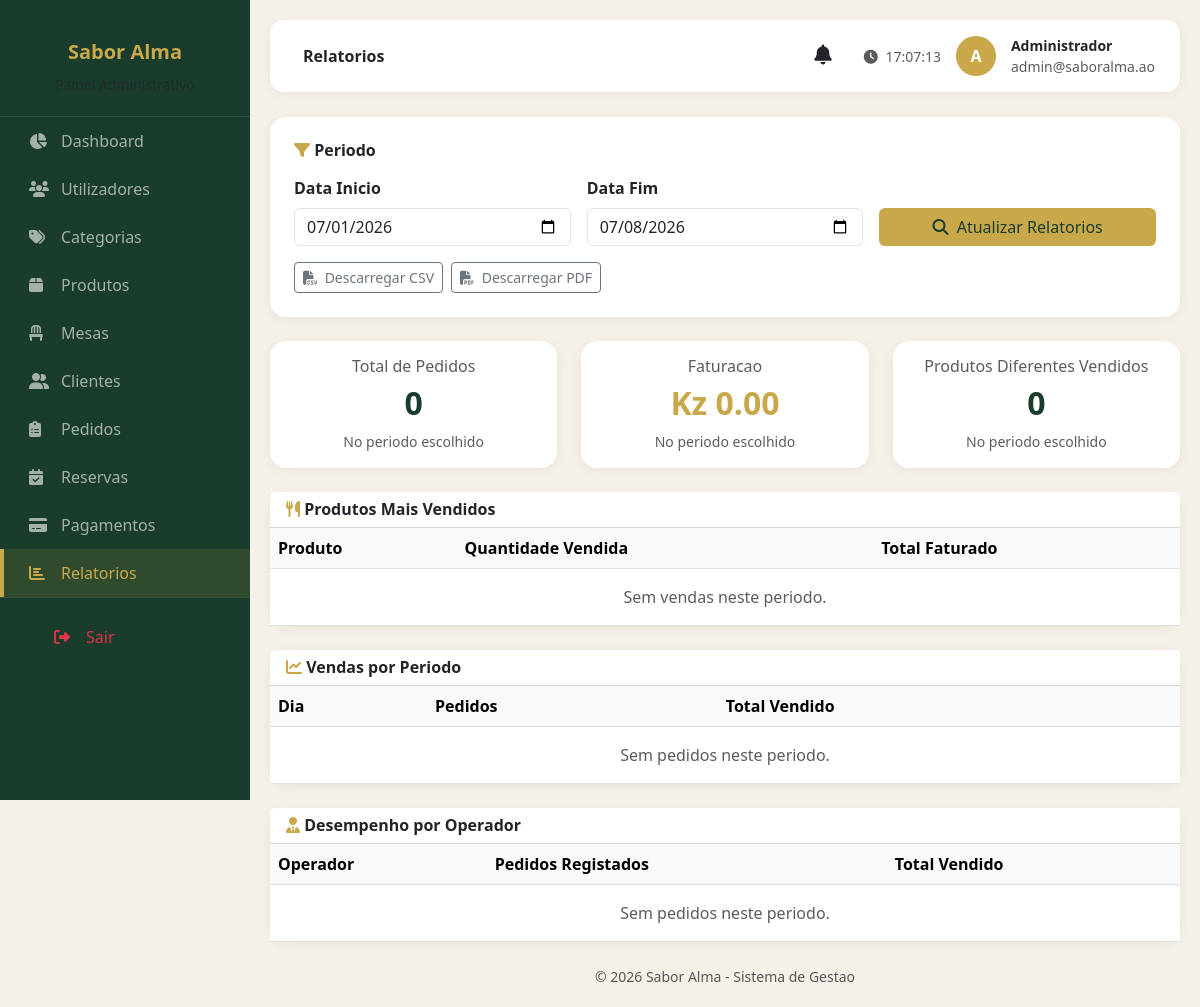
/views/admin/relatorios.php (signed in), run on the app's committed database.
### tables this page shows
CREATE TABLE utilizadores (
    id INT AUTO_INCREMENT PRIMARY KEY,
    perfil_id INT NOT NULL,
    nome VARCHAR(100) NOT NULL,
    email VARCHAR(150) NOT NULL UNIQUE,
    senha VARCHAR(255) NOT NULL,
    telefone VARCHAR(20),
    estado ENUM('Ativo', 'Inativo') NOT NULL DEFAULT 'Ativo',
    token_recuperacao VARCHAR(100),
    token_recuperacao_expira DATETIME,
    lembrar_selector VARCHAR(20),
    lembrar_validador_hash VARCHAR(64),
    lembrar_expira DATETIME,
    criado_em DATETIME NOT NULL DEFAULT CURRENT_TIMESTAMP,
    FOREIGN KEY (perfil_id) REFERENCES perfis(id) ON DELETE RESTRICT
);

### config/Sessao.php (called while the page is built, shortened)
<?php
class Sessao
{
    public static function utilizadorAtual(): ?array
    {
        return $_SESSION['utilizador'] ?? null;
    }
    public static function exigirPerfil(string ...$perfis): array
    {
        $utilizador = self::utilizadorAtual();
        return $utilizador;
    }
}

### models/Model.php (called while the page is built, shortened)
<?php
abstract class Model
{
    protected PDO $pdo;
    protected string $tabela;
    public function __construct()
    {
        $this->pdo = Database::getConexao();
    }
    public function buscarPorId(int $id): array|false
    {
        $stmt = $this->pdo->prepare("SELECT * FROM {$this->tabela} WHERE id = ?");
        $stmt->execute([$id]);
        return $stmt->fetch();
    }
}

### config/Database.php (called while the page is built, shortened)
<?php
class Database
{
    private static ?PDO $conexao = null;
    public static function getConexao(): PDO
    {
        if (self::$conexao === null) {
            $config = require __DIR__ . '/config.php';
            $dsn = "mysql:host={$config['host']};dbname={$config['nome']};charset={$config['charset']}";
            self::$conexao = new PDO($dsn, $config['utilizador'], $config['senha'], [
                PDO::ATTR_ERRMODE => PDO::ERRMODE_EXCEPTION,
                PDO::ATTR_DEFAULT_FETCH_MODE => PDO::FETCH_ASSOC,
                PDO::ATTR_EMULATE_PREPARES => false,
            ]);
        }
        return self::$conexao;
    }
}

### inicializar.php (called while the page is built, shortened)
<?php
require_once __DIR__ . '/config/Database.php';
require_once __DIR__ . '/config/Sessao.php';
require_once __DIR__ . '/config/Validador.php';
require_once __DIR__ . '/models/Model.php';
require_once __DIR__ . '/models/RelatorioModel.php';
if (Sessao::estaLogado()) {
    $utilizadorSessao = (new UsuarioModel())->buscarPorId(Sessao::utilizadorAtual()['id']);
}

### models/RelatorioModel.php (called while the page is built, shortened)
<?php
class RelatorioModel
{
    private PDO $pdo;
    public function __construct()
    {
        $this->pdo = Database::getConexao();
    }
    public function produtosMaisVendidos(string $dataInicio, string $dataFim): array
    {
        $sql = 'SELECT pr.nome, SUM(ip.quantidade) AS total_vendido, SUM(ip.subtotal) AS total_faturado
                FROM itens_pedido ip
                JOIN produtos pr ON pr.id = ip.produto_id
                JOIN pedidos p ON p.id = ip.pedido_id
                WHERE DATE(p.criado_em) BETWEEN ? AND ?
                GROUP BY pr.id, pr.nome
                ORDER BY total_vendido DESC
                LIMIT 10';
        $stmt = $this->pdo->prepare($sql);
        $stmt->execute([$dataInicio, $dataFim]);
        return $stmt->fetchAll();
    }
    public function vendasPorPeriodo(string $dataInicio, string $dataFim): array
    {
        $sql = 'SELECT DATE(criado_em) AS dia, COUNT(*) AS total_pedidos, SUM(total) AS total_vendido
                FROM pedidos
                WHERE DATE(criado_em) BETWEEN ? AND ?
                GROUP BY DATE(criado_em)
                ORDER BY dia';
        $stmt = $this->pdo->prepare($sql);
        $stmt->execute([$dataInicio, $dataFim]);
        return $stmt->fetchAll();
    }
}

### config/Validador.php (called while the page is built, shortened)
<?php
class Validador
{
    public static function texto(?string $valor): string
    {
        return trim($valor ?? '');
    }
}

### views/admin/relatorios.php (the view, shortened to what this page needs)
<?php
require_once __DIR__ . "/../../inicializar.php";
$utilizadorLogado = Sessao::exigirPerfil("Administrador", "Operador");
$dataInicio = Validador::texto($_GET['data_inicio'] ?? '') ?: date('Y-m-d', strtotime('-7 day'));
$dataFim = Validador::texto($_GET['data_fim'] ?? '') ?: date('Y-m-d');
$relatorioModel = new RelatorioModel();
$produtosMaisVendidos = $relatorioModel->produtosMaisVendidos($dataInicio, $dataFim);
$vendasPorPeriodo = $relatorioModel->vendasPorPeriodo($dataInicio, $dataFim);
$desempenhoPorOperador = $relatorioModel->desempenhoPorOperador($dataInicio, $dataFim);
$totalPedidosPeriodo = array_sum(array_column($vendasPorPeriodo, 'total_pedidos'));
$totalVendidoPeriodo = array_sum(array_column($vendasPorPeriodo, 'total_vendido'));
?>
<!DOCTYPE html>
<html lang="pt">
<head>
    <link href="https://cdn.jsdelivr.net/npm/bootstrap@5.3.0/dist/css/bootstrap.min.css" rel="stylesheet">
    <link rel="stylesheet" href="https://cdnjs.cloudflare.com/ajax/libs/font-awesome/6.4.0/css/all.min.css">
    <link rel="stylesheet" href="../../assets/css/admin.css">
</head>
<body>
    <div class="sidebar" id="sidebar">
        <div class="logo">
            <h5 style="color: #c9a84c;">Sabor Alma</h5>
            <small class="text-muted">Painel Administrativo</small>
        </div>
        <nav>
            <a href="dashboard.php" class="menu-item"><i class="fas fa-chart-pie"></i> Dashboard</a>
            <a href="utilizadores.php" class="menu-item"><i class="fas fa-users"></i> Utilizadores</a>
            <a href="categorias.php" class="menu-item"><i class="fas fa-tags"></i> Categorias</a>
            <a href="produtos.php" class="menu-item"><i class="fas fa-box"></i> Produtos</a>
            <a href="mesas.php" class="menu-item"><i class="fas fa-chair"></i> Mesas</a>
            <a href="clientes.php" class="menu-item"><i class="fas fa-user-friends"></i> Clientes</a>
            <a href="pedidos.php" class="menu-item"><i class="fas fa-clipboard-list"></i> Pedidos</a>
            <a href="reservas.php" class="menu-item"><i class="fas fa-calendar-check"></i> Reservas</a>
            <a href="pagamentos.php" class="menu-item"><i class="fas fa-credit-card"></i> Pagamentos</a>
            <a href="relatorios.php" class="menu-item active"><i class="fas fa-chart-bar"></i> Relatorios</a>
        </nav>
        <div style="border-top: 1px solid rgba(255,255,255,0.1); padding: 15px 25px;">
            <a href="../cliente/login.php" class="menu-item text-danger" onclick="logout()">
                <i class="fas fa-sign-out-alt"></i> Sair
            </a>
        </div>
    </div>
    <div class="main-content">
        <div class="top-navbar">
            <div>
                <span class="fw-semibold ms-2">Relatorios</span>
            </div>
            <div class="user-info">
                <?php include __DIR__ . '/_notificacoes-bell.php'; ?>
                <span class="text-muted small d-none d-md-inline">
                    <i class="fas fa-clock me-1"></i> <span id="relogio"></span>
                </span>
                <div class="avatar"><?= htmlspecialchars(strtoupper(substr($utilizadorLogado['nome'], 0, 1))) ?></div>
                <div class="d-none d-sm-block">
                    <div class="fw-semibold small"><?= htmlspecialchars($utilizadorLogado['nome']) ?></div>
                    <div class="text-muted small"><?= htmlspecialchars($utilizadorLogado['email']) ?></div>
                </div>
            </div>
        </div>
        <div class="card card-dashboard p-4 mb-4">
            <h6 class="fw-semibold mb-3"><i class="fas fa-filter" style="color: #c9a84c;"></i> Periodo</h6>
            <form method="get" class="row g-3">
                <div class="col-md-4">
                    <label class="form-label fw-semibold">Data Inicio</label>
                    <input type="date" name="data_inicio" class="form-control" value="<?= htmlspecialchars($dataInicio) ?>">
                </div>
                <div class="col-md-4">
                    <label class="form-label fw-semibold">Data Fim</label>
                    <input type="date" name="data_fim" class="form-control" value="<?= htmlspecialchars($dataFim) ?>">
                </div>
                <div class="col-md-4 d-flex align-items-end">
                    <button type="submit" class="btn w-100" style="background: #c9a84c; color: #1a3c2a;">
                        <i class="fas fa-search me-1"></i> Atualizar Relatorios
                    </button>
                </div>
            </form>
            <div class="d-flex gap-2 mt-3">
                <a class="btn btn-outline-secondary btn-sm" href="/index.php?rota=relatorios.csv&data_inicio=<?= urlencode($dataInicio) ?>&data_fim=<?= urlencode($dataFim) ?>">
                    <i class="fas fa-file-csv me-1"></i> Descarregar CSV
                </a>
                <a class="btn btn-outline-secondary btn-sm" href="/index.php?rota=relatorios.pdf&data_inicio=<?= urlencode($dataInicio) ?>&data_fim=<?= urlencode($dataFim) ?>">
                    <i class="fas fa-file-pdf me-1"></i> Descarregar PDF
                </a>
            </div>
        </div>
        <div class="row g-4 mb-4">
            <div class="col-md-4">
                <div class="card card-dashboard p-3 text-center">
                    <h6 class="text-muted">Total de Pedidos</h6>
                    <h2 class="fw-bold" style="color: #1a3c2a;"><?= $totalPedidosPeriodo ?></h2>
                    <small class="text-muted">No periodo escolhido</small>
                </div>
            </div>
            <div class="col-md-4">
                <div class="card card-dashboard p-3 text-center">
                    <h6 class="text-muted">Faturacao</h6>
                    <h2 class="fw-bold" style="color: #c9a84c;">Kz <?= number_format($totalVendidoPeriodo, 2) ?></h2>
                    <small class="text-muted">No periodo escolhido</small>
                </div>
            </div>
            <div class="col-md-4">
                <div class="card card-dashboard p-3 text-center">
                    <h6 class="text-muted">Produtos Diferentes Vendidos</h6>
                    <h2 class="fw-bold" style="color: #1a3c2a;"><?= count($produtosMaisVendidos) ?></h2>
                    <small class="text-muted">No periodo escolhido</small>
                </div>
            </div>
        </div>
        <div class="card card-dashboard p-0 mb-4">
            <div class="card-header bg-white">
                <h6 class="fw-semibold mb-0"><i class="fas fa-utensils" style="color: #c9a84c;"></i> Produtos Mais Vendidos</h6>
            </div>
            <div class="table-responsive">
                <table class="table table-hover mb-0">
                    <thead class="table-light">
                        <tr>
                            <th>Produto</th>
                            <th>Quantidade Vendida</th>
                            <th>Total Faturado</th>
                        </tr>
                    </thead>
                    <tbody>
                        <?php if (empty($produtosMaisVendidos)): ?>
                            <tr><td colspan="3" class="text-muted text-center py-3">Sem vendas neste periodo.</td></tr>
                        <?php endif; ?>
                    </tbody>
                </table>
            </div>
        </div>
        <div class="card card-dashboard p-0 mb-4">
            <div class="card-header bg-white">
                <h6 class="fw-semibold mb-0"><i class="fas fa-chart-line" style="color: #c9a84c;"></i> Vendas por Periodo</h6>
            </div>
            <div class="table-responsive">
                <table class="table table-hover mb-0">
                    <thead class="table-light">
                        <tr>
                            <th>Dia</th>
                            <th>Pedidos</th>
                            <th>Total Vendido</th>
                        </tr>
                    </thead>
                    <tbody>
                        <?php if (empty($vendasPorPeriodo)): ?>
                            <tr><td colspan="3" class="text-muted text-center py-3">Sem pedidos neste periodo.</td></tr>
                        <?php endif; ?>
                    </tbody>
                </table>
            </div>
        </div>
        <div class="card card-dashboard p-0 mb-4">
            <div class="card-header bg-white">
                <h6 class="fw-semibold mb-0"><i class="fas fa-user-tie" style="color: #c9a84c;"></i> Desempenho por Operador</h6>
            </div>
            <div class="table-responsive">
                <table class="table table-hover mb-0">
                    <thead class="table-light">
                        <tr>
                            <th>Operador</th>
                            <th>Pedidos Registados</th>
                            <th>Total Vendido</th>
                        </tr>
                    </thead>
                    <tbody>
                        <?php if (empty($desempenhoPorOperador)): ?>
                            <tr><td colspan="3" class="text-muted text-center py-3">Sem pedidos neste periodo.</td></tr>
                        <?php endif; ?>
                    </tbody>
                </table>
            </div>
        </div>
        <footer class="text-center text-muted small mt-4">&copy; 2026 Sabor Alma - Sistema de Gestao</footer>
    </div>
</body>
</html>

### assets/css/admin.css (style rules this page uses)
:root { --verde-escuro: #1a3c2a; --dourado: #c9a84c; --creme: #f5f0e8; }
* { margin: 0; padding: 0; box-sizing: border-box; }
body { font-family: 'Segoe UI', Tahoma, Geneva, Verdana, sans-serif; background: var(--creme); }
.sidebar { position: fixed; top: 0; left: 0; height: 100vh; width: 250px; background: var(--verde-escuro); padding: 20px 0; overflow-y: auto; z-index: 1000; transition: transform 0.3s ease; }
.sidebar .logo { text-align: center; padding: 20px; border-bottom: 1px solid rgba(255,255,255,0.1); }
.sidebar .logo h5 { color: var(--dourado); font-weight: 700; }
.sidebar .logo small { color: rgba(255,255,255,0.5); }
.sidebar .menu-item { display: flex; align-items: center; padding: 12px 25px; color: rgba(255,255,255,0.6); text-decoration: none; gap: 12px; transition: all 0.3s; border-left: 4px solid transparent; }
.sidebar .menu-item.active { background: rgba(201, 168, 76, 0.12); color: var(--dourado); border-left-color: var(--dourado); }
.sidebar .menu-item i { width: 20px; }
.sidebar .menu-item.text-danger { color: #dc3545 !important; }
.main-content { margin-left: 250px; padding: 20px; min-height: 100vh; transition: margin-left 0.3s ease; }
.top-navbar { background: white; padding: 15px 25px; border-radius: 14px; box-shadow: 0 2px 12px rgba(0,0,0,0.06); display: flex; justify-content: space-between; align-items: center; margin-bottom: 25px; }
.top-navbar .user-info { display: flex; align-items: center; gap: 15px; }
.top-navbar .avatar { width: 40px; height: 40px; border-radius: 50%; background: var(--dourado); color: white; display: flex; align-items: center; justify-content: center; font-weight: 700; }
.card-dashboard { border: none; border-radius: 16px; box-shadow: 0 2px 12px rgba(0,0,0,0.06); background: white; transition: all 0.3s; }

### data on the page
utilizadores: nome "A", nome "Administrador", email "admin@saboralma.ao"

### other printed values
$totalPedidosPeriodo "0"
$totalVendidoPeriodo "0.00"
count($produtosMaisVendidos) "0"
